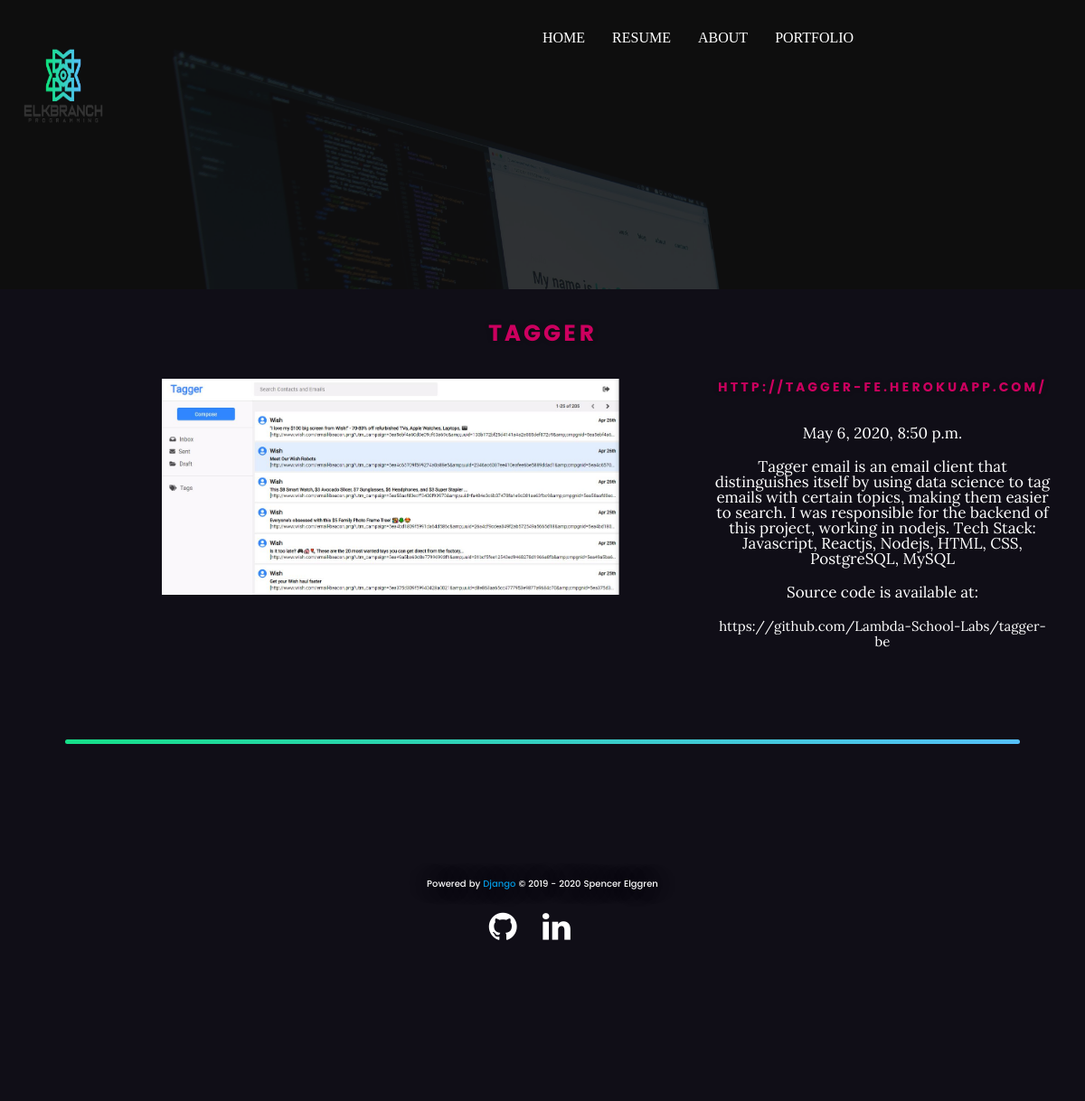
The page /portfolio/5/ on the database its author committed.
### main/models.py (models this page shows, shortened)
class Portfolio(models.Model):
    title = models.CharField(max_length=80)
    sub = models.CharField(max_length=40, null=True, blank=True)
    body = models.TextField()
    link = models.URLField(null=True, blank=True)
    pic = models.ImageField(upload_to='portfolio/')
    pub = models.DateTimeField(auto_now=False)
    draft = models.BooleanField(default=False)

### main/views.py (the view)
# urls.py: path("portfolio/<int:id>/", portfolio_detail, name="portfolio_detail"),
def portfolio_detail(request,id):
    portfolio = Portfolio.objects.get(id=id)
    return render(request, 'portfolio_detail.html', {'portfolio': portfolio})

### templates/portfolio_detail.html (shortened to what this page needs)
{% extends 'base.html' %}
{% load static %}
{% load compress %}
{% block content %}
{% compress css %}
<link rel="stylesheet" href="{% static 'app/css/portfolio.css' %}">
{% endcompress %}
<section id="details-intro">
     <div class="details-overlay"></div>
</section>
<section id="details">
    <div class="details">
<h1>{{ portfolio.title }}</h1>
<div class="row">
    <div class="col-md-8">
        <img class="details-img" src="{{ portfolio.pic.url }}" alt="portfolio image" width="100">
    </div>
    <div class="col-md-4">
        <h5>{{ portfolio.sub }}</h5>
        <p>{{ portfolio.pub }}</p>
        <p>{{ portfolio.body }}</p>
        <p>Source code is available at:</p>
        <p><a href="{{ portfolio.link }}">{{ portfolio.link }}</a></p>
    </div>
</div>
</div>
</section>
{% endblock %}

### main/static/app/css/base.css (style rules this page uses)
html, body { height: 100%; }
body { font-family: "lora-regular", serif; font-size: 1.7rem; line-height: 3rem; color: #6e6e6e; }
.row { margin:auto; }
footer, section { display: block; }

### main/static/app/css/portfolio.css (style rules this page uses)
html { font-size: 62.5%; box-sizing: border-box; }
*, *::before, *::after { box-sizing: inherit; }
body { background:#100e17; font-weight: normal; line-height: 1; text-rendering: optimizeLegibility; word-wrap: break-word; -webkit-overflow-scrolling: touch; -webkit-text-size-adjust: none; }
body, input, button { -moz-osx-font-smoothing: grayscale; -webkit-font-smoothing: antialiased; }
img, video { max-width: 100%; height: auto; }
div, dl, dt, dd, ul, ol, li, h1, h2, h3, h4, h5, h6, pre, form, p, blockquote, th, td { margin: 0; padding: 0; }
h1, h2, h3, h4, h5, h6 { -webkit-font-variant-ligatures: common-ligatures; -moz-font-variant-ligatures: common-ligatures; font-variant-ligatures: common-ligatures; text-rendering: optimizeLegibility; }
a { text-decoration: none; line-height: inherit; }
.row { width: 94%; max-width: 1140px; margin: 0 auto; }
.row:before, .row:after { content: ""; display: table; }
.row:after { clear: both; }
[class*="col-"], .bgrid { float: left; }
[class*="col-"] { padding: 0 20px; }
#details-intro { background:#100e17 url("../img/bg1.jpg") no-repeat ; -webkit-background-size: cover; -moz-background-size: cover; background-size: cover; background-attachment:fixed; width: 100%; height:40vh; position: relative; }
.details-overlay { position: absolute; top: 0; left: 0; width: 100%; height: 100%; background: #111111; opacity: .85; }
.details { position:relative; width:100%; margin-bottom:8rem; text-align:center; }
.details h1 { color: #cc005f; font-family: "poppins-bold", sans-serif; font-size: 2.5rem; line-height: 1.565; margin:auto; padding-top:3rem; padding-bottom:3rem; text-transform: uppercase; letter-spacing: .3rem; text-shadow: 0 0 6px rgba(0, 0, 0, 0.2); }
.col-md-8 { position:relative; padding-left:6rem; padding-right:6rem; }
.details-img { width:80%; margin-left:4rem; }
.col-md-4 { padding:0; }
.col-md-4 p { color:white; margin-bottom:2rem; }
.col-md-4 h5 { color: #cc005f; font-family: "poppins-bold", sans-serif; font-size: 1.4rem; line-height: 1.565; margin:auto; margin-bottom:3rem; text-transform: uppercase; letter-spacing: .3rem; text-shadow: 0 0 6px rgba(0, 0, 0, 0.2); }
.col-md-4 a { text-decoration:none; font-size:1.5rem; color:white; }

### rows shown on the page
Portfolio: title "TAGGER", pic (picture), sub "HTTP://TAGGER-FE.HEROKUAPP.COM/", pub "May 6, 2020, 8:50 p.m.", body "Tagger email is an email client that distinguishes itself by using data science to tag emails with certain topics, making them easier to search. I was responsible for the backend of this project, working in nodejs. Tech Stack: Javascript, Reactjs, Nodejs, HTML, CSS, PostgreSQL, MySQL", link "https://github.com/Lambda-School-Labs/tagger-be"
